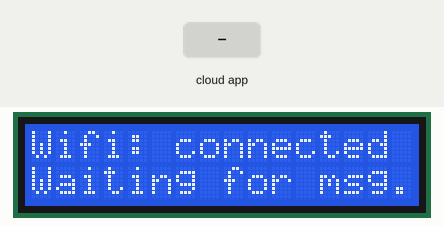
The sketch below on a simulated Arduino MKR. Shown: 16×2 character LCD. The test bench sets the inputs (shaded band). WiFi joins after 1.5 s; servers stay silent unless stated; the Firebase database answers and starts empty; what the sketch prints to the serial monitor is not drawn.

Above: at 4.2 s.
4.3 s: the phone or cloud app sets message to 0
At 5.5 s:
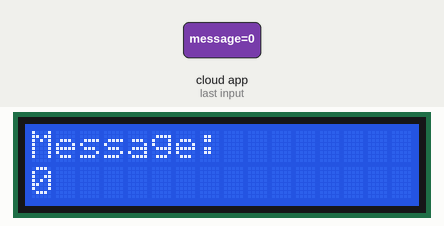
5.8 s: the phone or cloud app sets message to 1
At 7.8 s:
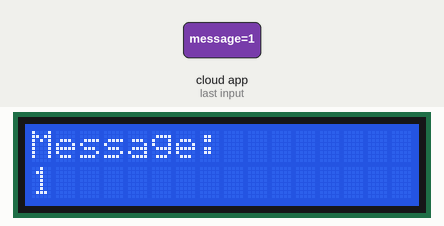
Timing chart, 0 to 9.3 s (numbered marks = the images above; inputs shaded):
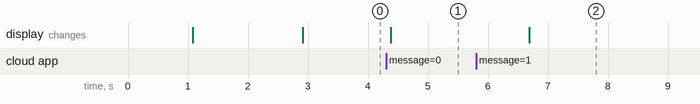

The sketch:

arduino-realtime-db-test2.ino
```cpp
#include <Firebase_Arduino_WiFiNINA.h>
#include <Wire.h>
#include <LiquidCrystal_I2C.h>


#define FIREBASE_HOST "arduino-wi-fi-xmas-tree-db-default-rtdb.europe-west1.firebasedatabase.app"
#define FIREBASE_AUTH "WCkUg3iFB4NRbBHg2IXc0bsosgHo5kM5bXmUvZie"
#define WIFI_SSID "iPhone van Cesar"
#define WIFI_PASSWORD "not so safe 123"


String treeId = "/Rudolph-A3EpYEF7zU";
String jsonStr;
String previousMessage;

// LCD pinout
const int  en = 2, rw = 1, rs = 0, d4 = 4, d5 = 5, d6 = 6, d7 = 7, bl = 3;
const int i2c_addr = 0x27;

FirebaseData firebaseData;
LiquidCrystal_I2C lcd(i2c_addr, en, rw, rs, d4, d5, d6, d7, bl, POSITIVE);

void setup() {
  Serial.begin(9600);
  delay(1000);

  lcd.begin(16,2);


  Serial.print("Connecting to WiFi…");
  lcd.setCursor(0,0);
  lcd.print("Wifi: connecting");
  int status = WL_IDLE_STATUS;
  while (status != WL_CONNECTED) {
    status = WiFi.begin(WIFI_SSID, WIFI_PASSWORD);
    Serial.print(".");
    delay(300);
  }
  Serial.print(" IP: ");
  Serial.println(WiFi.localIP());
  lcd.clear();
  lcd.print("Wifi: connected");
  Serial.println();

  Firebase.begin(FIREBASE_HOST, FIREBASE_AUTH, WIFI_SSID, WIFI_PASSWORD);
  Firebase.reconnectWiFi(true);

  lcd.setCursor(0,1);
  lcd.print("Waiting for msg...");

  if (Firebase.getString(firebaseData, treeId + "/messages/message")) {
    previousMessage = firebaseData.stringData();
  }
}

void loop() {
 listeningForMessages();
}

void listeningForMessages(){
   if (Firebase.getString(firebaseData, treeId + "/messages/message")) {
      if (previousMessage != firebaseData.stringData()) {
        lcd.clear();
        lcd.setCursor(0,0);
        lcd.print("Message:");
        lcd.setCursor(0,1);
        lcd.print(firebaseData.stringData());
        Serial.println(firebaseData.stringData());
      }
    previousMessage = firebaseData.stringData();

  }
 delay(1000);
 }
```

Measured:
- after the input at 4.3 s, the display: changes after 0.08 s (image 1)
- after the input at 5.8 s, the display: changes after 0.89 s (image 2)
